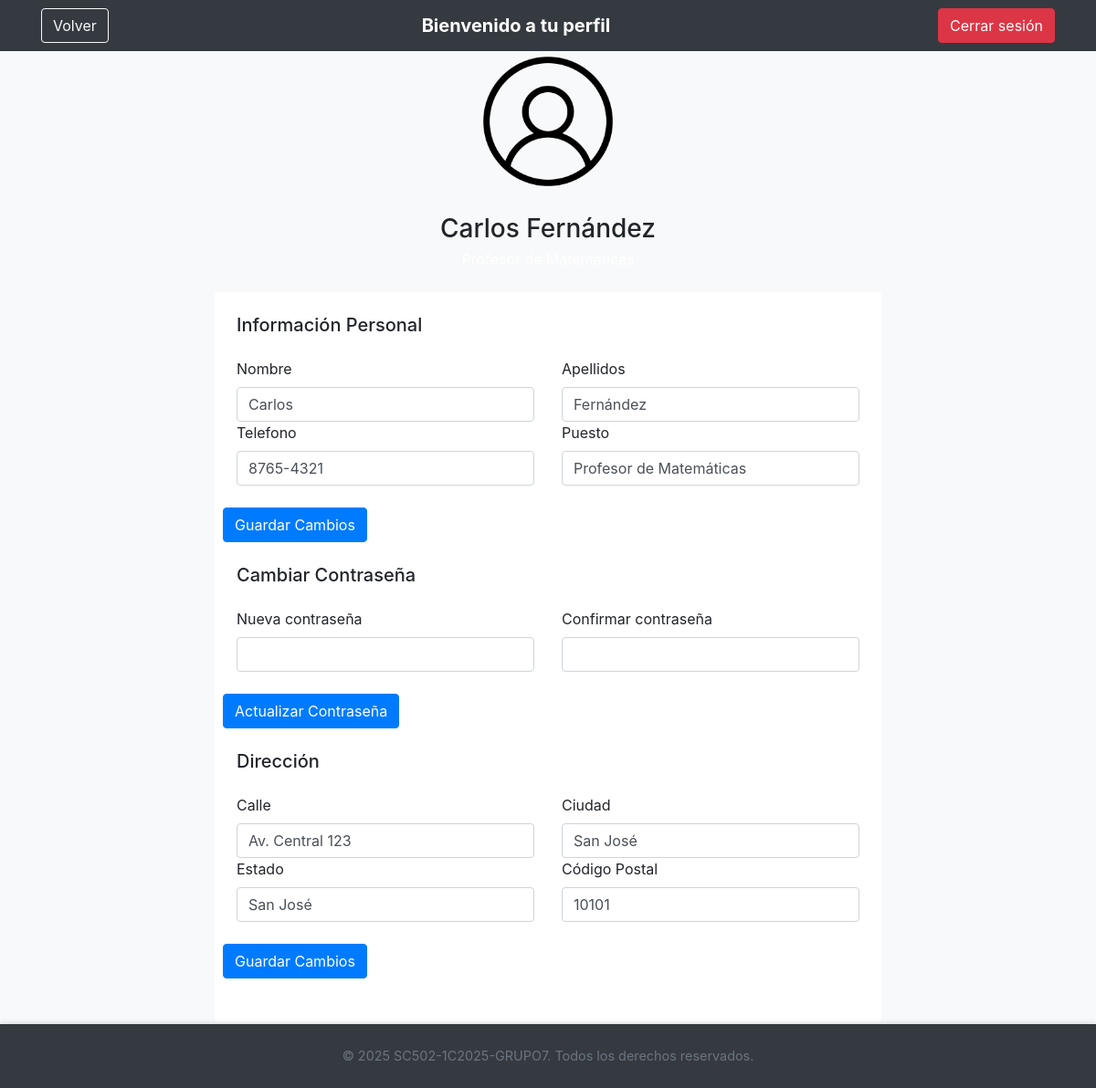
Screenshot of /views/content/profile.php (signed in) with the database file from the repository.
### tables this page shows
CREATE TABLE Profesores (
  id_profesor INT PRIMARY KEY AUTO_INCREMENT,
  nombre VARCHAR(100) NOT NULL,
  apellido VARCHAR(100) NOT NULL,
  email VARCHAR(100) UNIQUE NOT NULL,
  password VARCHAR(255) NOT NULL,
  id_direccion INT,
  telefono VARCHAR(20),
  puesto VARCHAR(200),
  rol_id INT,
  FOREIGN KEY (rol_id) REFERENCES Rol(id_rol),
  FOREIGN KEY (id_direccion) REFERENCES Direccion(id_direccion)
);

CREATE TABLE Direccion (
  id_direccion INT PRIMARY KEY AUTO_INCREMENT,
  calle VARCHAR(150) NOT NULL,
  ciudad VARCHAR(100) NOT NULL,
  estado VARCHAR(100) NOT NULL,
  codigo_postal VARCHAR(10) NOT NULL
);

### models/profeModel.php (called while the page is built, shortened)
<?php
class profeModel {
    private $pdo;
    public function __construct($pdo) {
        $this->pdo = $pdo;
    }
    public function obtenerDireccionId($idProfesor) {
        $stmt = $this->pdo->prepare('
            SELECT d.calle, d.ciudad, d.estado, d.codigo_postal FROM Direccion d
            INNER JOIN Profesores p ON d.id_direccion = p.id_direccion
            WHERE p.id_profesor = :id_profesor
        ');
        $stmt->execute(['id_profesor' => $idProfesor]);
        return $stmt->fetch(PDO::FETCH_ASSOC);
    }
    public function obtenerProfesorPorId($id_profesor) {
        $stmt = $this->pdo->prepare("SELECT * FROM profesores WHERE id_profesor = :id_profesor");
        $stmt->bindParam(':id_profesor', $id_profesor, PDO::PARAM_INT);
        $stmt->execute();
        return $stmt->fetch(PDO::FETCH_ASSOC);
    }
}
?>

### views/content/profile.php (the view, shortened to what this page needs)
<!doctype html>
<html lang="en">
<head>
    <link rel="stylesheet" href="https://maxcdn.bootstrapcdn.com/bootstrap/4.0.0/css/bootstrap.min.css">
</head>
<body>
    <?php
    $titulo = "Bienvenido a tu perfil";
    require_once('../../config/config.php');
    require_once('../../models/profeModel.php');
    $id = $_SESSION['email']['id_profesor'];
    $profeModel = new profeModel($pdo);
    $infoProfesor = $profeModel->obtenerProfesorPorId($id);
    $direccion = $profeModel->obtenerDireccionId($id);
    require_once('header/headerIndex.php');
    ?>
    <div class="bg-light min-vh-100 d-flex align-items-center">
        <div class="container py-5">
            <div class="row justify-content-center">
                <div class="col-12 col-md-10 col-lg-8 mb-4">
                    <div class="profile-header text-center mb-4">
                        <div class="position-relative d-inline-block">
                            <img src="../Images/6522516.png" class="rounded-circle profile-pic"
                                alt="Profile Picture" style="width: 170px; height: 170px;">
                        </div>
                        <?php
                        echo '<h3 class="mt-3 mb-1">' . htmlspecialchars($infoProfesor['nombre']) . ' ' . htmlspecialchars($infoProfesor['apellido']) . '</h3>';
                        echo ' <p class="text-white mb-3">' . htmlspecialchars($infoProfesor['puesto']) . '</p>';
                        ?>
                    </div>
                    <div class="card border-0 shadow-sm">
                        <div class="card-body p-0">
                            <div class="row g-0">
                                <div class="col-12">
                                    <div class="p-4">
                                        <form action="../../index.php?action=actualizarPerfil" method="POST"
                                            id="updateProfesor">
                                            <div class="mb-4">
                                                <h5 class="mb-4">Información Personal</h5>
                                                <div class="row g-3">
                                                    <div class="col-md-6">
                                                        <label class="form-label">Nombre</label>
                                                        <input type="text" class="form-control" name="nombre"
                                                            value="<?= htmlspecialchars($infoProfesor['nombre']) ?>">
                                                    </div>
                                                    <div class="col-md-6">
                                                        <label class="form-label">Apellidos</label>
                                                        <input type="text" class="form-control" name="apellido"
                                                            value="<?= htmlspecialchars($infoProfesor['apellido']) ?>">
                                                    </div>
                                                    <div class="col-md-6">
                                                        <label class="form-label">Telefono</label>
                                                        <input type="text" class="form-control" name="telefono"
                                                            value="<?= htmlspecialchars($infoProfesor['telefono']) ?>">
                                                    </div>
                                                    <div class="col-md-6">
                                                        <label class="form-label">Puesto</label>
                                                        <input type="text" class="form-control" name="puesto"
                                                            value="<?= htmlspecialchars($infoProfesor['puesto']) ?>">
                                                    </div>
                                                    <div class="mt-4">
                                                        <button type="submit" class="btn btn-primary">Guardar
                                                            Cambios</button>
                                                    </div>
                                                </div>
                                            </div>
                                        </form>
                                        <form action="../../index.php?action=actualizarPassword" method="POST"
                                            id="cambiarPassword">
                                            <div class="mb-4">
                                                <h5 class="mb-4">Cambiar Contraseña</h5>
                                                <div class="row g-3">
                                                    <div class="col-md-6">
                                                        <label class="form-label">Nueva contraseña</label>
                                                        <input type="password" class="form-control" name="nuevaPassword"
                                                            required>
                                                    </div>
                                                    <div class="col-md-6">
                                                        <label class="form-label">Confirmar contraseña</label>
                                                        <input type="password" class="form-control"
                                                            name="confirmarPassword" required>
                                                    </div>
                                                    <div class="mt-4 text-center">
                                                        <button type="submit" class="btn btn-primary">Actualizar
                                                            Contraseña</button>
                                                    </div>
                                                </div>
                                            </div>
                                        </form>
                                        <form action="../../index.php?action=actualizarDireccion" method="POST"
                                            id="updateDireccion">
                                            <div class="mb-4">
                                                <h5 class="mb-4">Dirección</h5>
                                                <div class="row g-3">
                                                    <div class="col-md-6">
                                                        <label class="form-label">Calle</label>
                                                        <input type="text" class="form-control" name="calle"
                                                            value="<?= htmlspecialchars($direccion['calle']) ?>">
                                                    </div>
                                                    <div class="col-md-6">
                                                        <label class="form-label">Ciudad</label>
                                                        <input type="text" class="form-control" name="ciudad"
                                                            value="<?= htmlspecialchars($direccion['ciudad']) ?>">
                                                    </div>
                                                    <div class="col-md-6">
                                                        <label class="form-label">Estado</label>
                                                        <input type="text" class="form-control" name="estado"
                                                            value="<?= htmlspecialchars($direccion['estado']) ?>">
                                                    </div>
                                                    <div class="col-md-6">
                                                        <label class="form-label">Código Postal</label>
                                                        <input type="text" class="form-control" name="codigo_postal"
                                                            value="<?= htmlspecialchars($direccion['codigo_postal']) ?>">
                                                    </div>
                                                    <div class="mt-4 text-center">
                                                        <button type="submit" class="btn btn-primary">Guardar
                                                            Cambios</button>
                                                    </div>
                                                </div>
                                            </div>
                                        </form>
                                    </div>
                                </div>
                            </div>
                        </div>
                    </div>
                </div>
            </div>
        </div>
    </div>
    <?php require_once('footer/footer.php'); ?>
</body>
</html>

### views/content/header/headerIndex.php (shortened to what this page needs)
<!DOCTYPE html>
<html lang="es">
<head>
    <link rel="stylesheet" href="https://maxcdn.bootstrapcdn.com/bootstrap/4.0.0/css/bootstrap.min.css">
</head>
<body>
    <header class="fixed-top">
        <div class="navbar navbar-dark bg-dark shadow-sm">
            <div class="container d-flex justify-content-between">
                <?php
                $pagina = basename($_SERVER['PHP_SELF']);
                $esHome = isset($_GET['action']) && $_GET['action'] === 'home';
                $esAdminHome = isset($_GET['action']) && $_GET['action'] === 'adminHome';
                if ($pagina !== 'dashboard.php' && $pagina !== 'login.php' && !$esHome && !$esAdminHome): ?>
                    <a href="<?= $_SESSION['vista_anterior'] ?? 'dashboard.php' ?>" class="btn btn-outline-light">Volver</a>
                <?php endif; ?>
                <a href="#" class="navbar-brand d-flex align-items-center">
                    <strong><?php echo isset($titulo) ? $titulo : 'Titulo por defecto ya que en la clase no se unduca'; ?></strong>
                </a>
                <?php if ($esAdminHome || $esHome ): ?>
                    <div class="dropdown">
                        <button class="btn btn-secondary dropdown-toggle" id="perfil" data-toggle="dropdown"
                            aria-haspopup="true" aria-expanded="false">
                            <img src="views/Iconos/profile.svg" class="profile-icon" alt="perfil">
                        </button>
                        <div class="dropdown-menu dropdown-menu-right" aria-labelledby="perfil">
                            <a class="dropdown-item" href="index.php?action=logout">Cerrar sesión</a>
                            <a class="dropdown-item" href="views/content/profile.php">Ver perfil</a>
                        </div>
                    </div>
                <?php elseif ($pagina === 'profile.php'): ?>
                    <a href="../../../app/index.php?action=logout"
                        class="btn btn-danger text-white text-decoration-none">Cerrar
                        sesión</a>
                <?php endif; ?>
            </div>
        </div>
    </header>
</body>
</html>

### views/content/footer/footer.php (shortened to what this page needs)
<footer class="text-muted text-center py-4">
    <div class="container">
        <p>&copy; 2025 SC502-1C2025-GRUPO7. Todos los derechos reservados.</p>
    </div>
</footer>
</body>
</html>

### views/content/footer/footer.php (style rules this page uses)
footer { position: fixed; bottom: 0; width: 100%; background-color: #343a40; color: #ffffff; text-align: center; padding: 10px 0; box-shadow: 0 -2px 5px rgba(0, 0, 0, 0.1); z-index: 1030; }
footer p { margin: 0; font-size: 0.9rem; }

### rows the page displays
profesores: nombre "Carlos", apellido "Fernández", telefono "8765-4321", puesto "Profesor de Matemáticas"
direccion: calle "Av. Central 123", ciudad "San José", estado "San José", codigo_postal "10101"

### other values shown
$titulo "Bienvenido a tu perfil"
